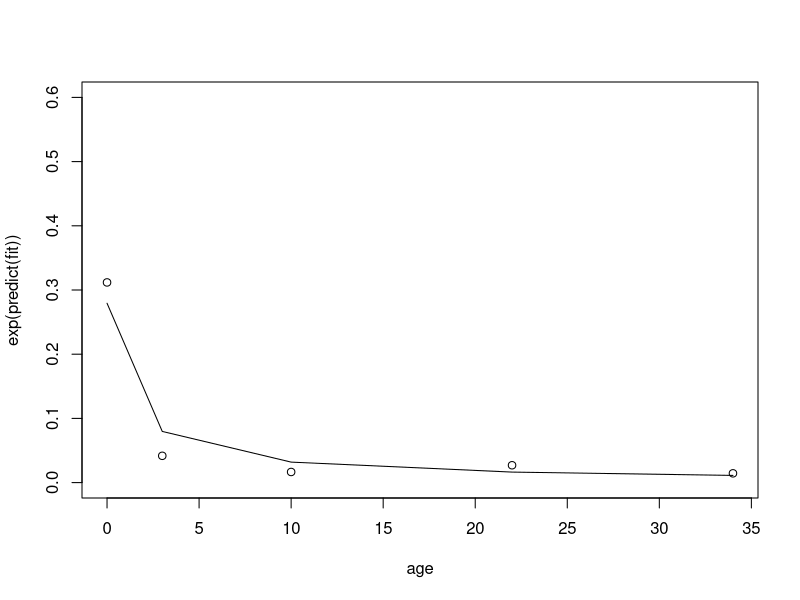
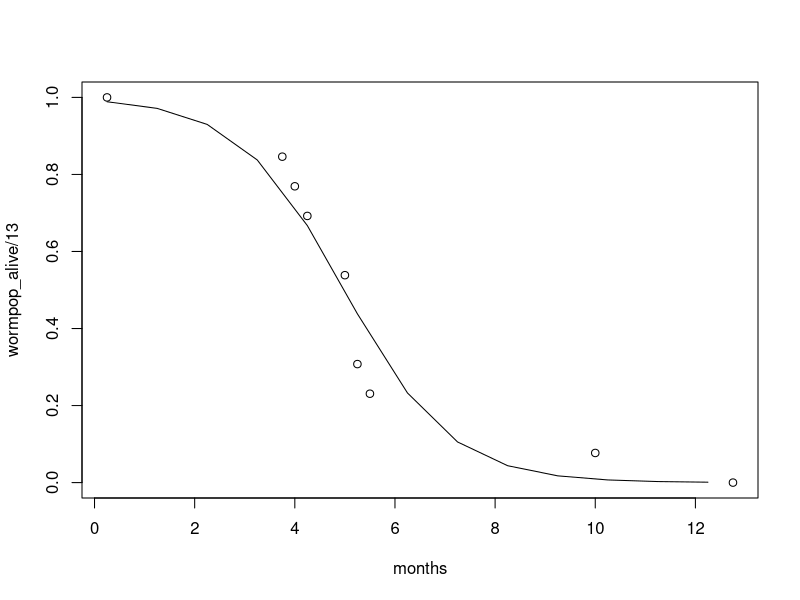

The R script that drew these images, in order:
## Estimating raccoon age-survival curve
library(nlme)

# Fitting data from parameters document
age = c(0, 3, 10, 22, 34) # Months
death_prob_data = c(1 - (.52^(1/7))^4, 1 - .88^(1/3),
            1 - .92^(1/5), 1 - 0.72^(1 / 12), 1 -  0.84^(1 / 12))

y = death_prob_data  # Random death prob is 0.01
fit = lm(log(y) ~ log(age + 1), weight=c(5, 1, 1, 1, 1)) # Weight by sample size!
plot(age, exp(predict(fit)), type='l', ylim=c(0, 0.6))
points(age, y)
summary(fit)

# Should probably fit some sort of survival analysis to this data

# Check this with nlme functions to see if we can get a better looking fit...
# Something other than exponential.

#the fit looks a lot better if the first point is turned into two (identical y value) points,
#that seems really sketchy
# age = c(0,1, 3, 10, 22, 34) # Months
# death_prob_data = c(1 - (.52^(1/7))^4, .3118 , 1 - .88^(1/3),
#            1 - .92^(1/5), 1 - 0.72^(1 / 12), 1 -  0.84^(1 / 12))

## estimating parasite age-survival curve
#data from Olsen 1958
weeks <- c(1,15,16,17,20,21,22,40,51)
wormpop_alive <- c(13,11,10,9,7,4,3,1,0)
wormpop_dead <- 13 - wormpop_alive
months <- weeks / 4

# Fit a Binomial GLM
fit1 = glm(cbind(wormpop_alive, wormpop_dead) ~ months, family=binomial)
summary(fit1)

# Coefficients:
#             Estimate Std. Error z value Pr(>|z|)
# (Intercept)   4.7104     1.2854   3.665 0.000248 ***
# months       -0.9446     0.2693  -3.507 0.000452 ***

# Check how our model is doing against the data
plot(months, wormpop_alive / 13)
newdata=data.frame(months=min(months):max(months))
lines(newdata$months, predict(fit1, newdata=newdata, type="response"))
